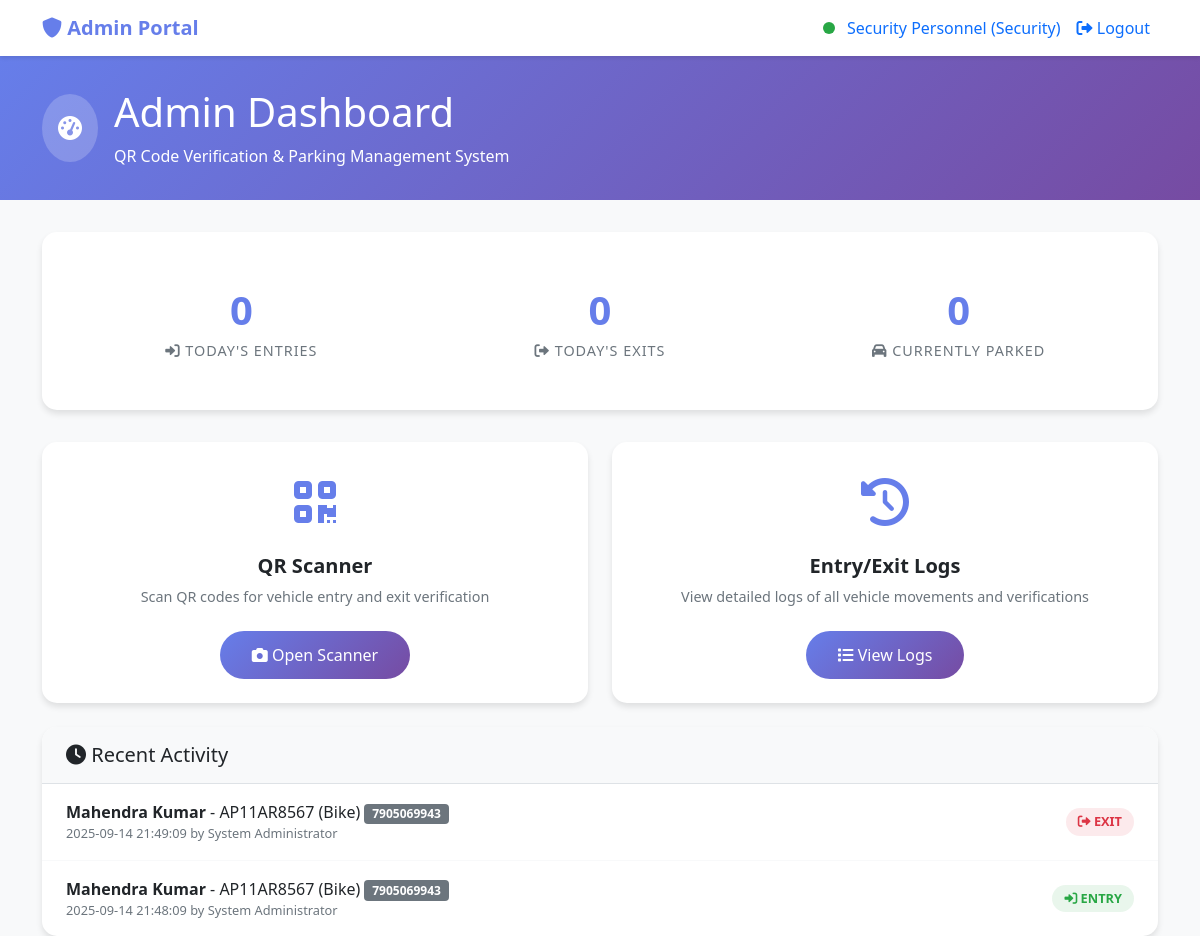
The app's page /admin/dashboard (signed in), older data.
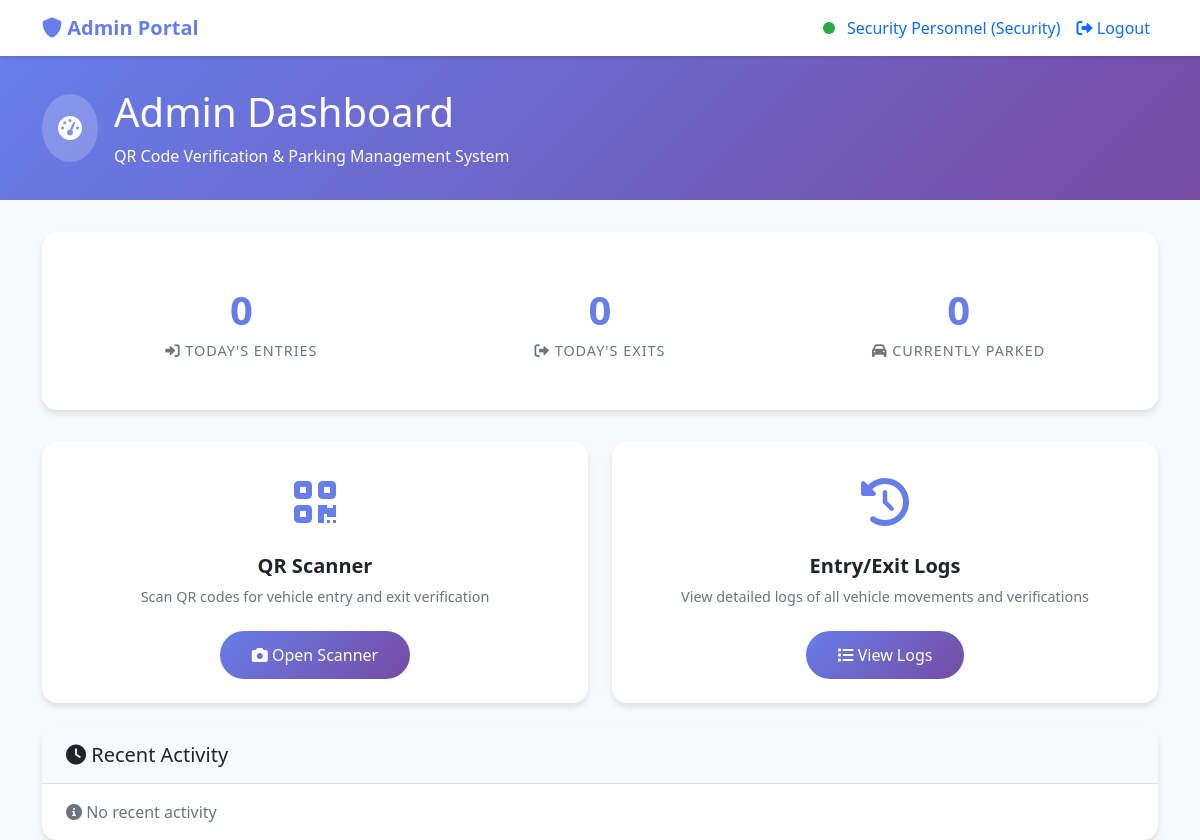
The same page, newer data.
### tables this page shows
CREATE TABLE entry_exit_logs (
                id INTEGER PRIMARY KEY AUTOINCREMENT,
                booking_id TEXT NOT NULL,
                action_type TEXT NOT NULL,  -- 'entry' or 'exit'
                timestamp TIMESTAMP DEFAULT CURRENT_TIMESTAMP,
                verified_by TEXT,  -- admin who verified
                spot_number TEXT,
                status TEXT DEFAULT 'verified',
                FOREIGN KEY (booking_id) REFERENCES bookings (booking_id),
                FOREIGN KEY (verified_by) REFERENCES admins (admin_id)
            );

CREATE TABLE users (
                id INTEGER PRIMARY KEY AUTOINCREMENT,
                user_id TEXT UNIQUE NOT NULL,
                name TEXT NOT NULL,
                mobile TEXT NOT NULL,
                address TEXT NOT NULL,
                department TEXT NOT NULL,
                university_id TEXT NOT NULL,
                email TEXT NOT NULL,
                created_at TIMESTAMP DEFAULT CURRENT_TIMESTAMP
            );

CREATE TABLE bookings (
                id INTEGER PRIMARY KEY AUTOINCREMENT,
                booking_id TEXT UNIQUE NOT NULL,
                user_id TEXT NOT NULL,
                vehicle_number TEXT NOT NULL,
                vehicle_type TEXT NOT NULL,
                entry_time TIMESTAMP NOT NULL,
                exit_time TIMESTAMP NOT NULL,
                actual_entry_time TIMESTAMP,
                actual_exit_time TIMESTAMP,
                amount DECIMAL(10,2) NOT NULL,
                status TEXT DEFAULT 'booked',
                qr_code TEXT,
                created_at TIMESTAMP DEFAULT CURRENT_TIMESTAMP,
                FOREIGN KEY (user_id) REFERENCES users (user_id)
            );

CREATE TABLE admins (
                id INTEGER PRIMARY KEY AUTOINCREMENT,
                admin_id TEXT UNIQUE NOT NULL,
                username TEXT UNIQUE NOT NULL,
                password TEXT NOT NULL,
                name TEXT NOT NULL,
                role TEXT DEFAULT 'security',
                created_at TIMESTAMP DEFAULT CURRENT_TIMESTAMP
            );

### app/app.py (the view)
@app.route('/admin/dashboard')
def admin_dashboard():
    if not session.get('is_admin'):
        return redirect(url_for('admin_login'))
    recent_logs = db.get_entry_exit_logs(limit=50)
    from datetime import datetime, timedelta
    today = datetime.now().date()
    entry_count = sum(1 for log in recent_logs if log['action_type'] == 'entry' and
                     datetime.fromisoformat(log['timestamp']).date() == today)
    exit_count = sum(1 for log in recent_logs if log['action_type'] == 'exit' and
                    datetime.fromisoformat(log['timestamp']).date() == today)
    return render_template('admin_dashboard.html',
                         admin_name=session['admin_name'],
                         admin_role=session['admin_role'],
                         recent_logs=recent_logs,
                         entry_count=entry_count,
                         exit_count=exit_count)

### app/database.py (called while the page is built)
    def get_connection(self):
        return sqlite3.connect(self.db_path)

### app/templates/admin_dashboard.html (shortened to what the changed rows need)
<!DOCTYPE html>
<html lang="en">
<head>
    <link href="https://cdn.jsdelivr.net/npm/bootstrap@5.1.3/dist/css/bootstrap.min.css" rel="stylesheet">
    <link href="https://cdnjs.cloudflare.com/ajax/libs/font-awesome/6.0.0/css/all.min.css" rel="stylesheet">
</head>
<body>
    <div class="admin-header">
        <div class="container">
            <div class="admin-title">
                <div>
                    <h1>Admin Dashboard</h1>
                </div>
            </div>
        </div>
    </div>
    <div class="container">
        <div class="recent-logs">
            <div id="recentLogs">
                {% if recent_logs %}
                    {% for log in recent_logs[:10] %}
                    <div class="log-item">
                        <div class="log-info">
                            <div>
                                <strong>{{ log.user_name }}</strong> - {{ log.vehicle_number }} ({{ log.vehicle_type|title }})
                                {% if log.spot_number %}
                                <span class="badge bg-secondary">{{ log.spot_number }}</span>
                                {% endif %}
                            </div>
                            <div class="log-time">
                                {{ log.timestamp }} by {{ log.admin_name }}
                            </div>
                        </div>
                        <div>
                            <span class="log-action {{ log.action_type }}">
                                {% if log.action_type == 'entry' %}
                                <i class="fas fa-sign-in-alt"></i> Entry
                                {% else %}
                                <i class="fas fa-sign-out-alt"></i> Exit
                                {% endif %}
                            </span>
                        </div>
                    </div>
                    {% endfor %}
                {% else %}
                <div class="log-item">
                    <div class="text-muted text-center">
                        <i class="fas fa-info-circle"></i> No recent activity
                    </div>
                </div>
                {% endif %}
            </div>
        </div>
    </div>
</body>
</html>

Row changes from the older to the newer data that the page shows:
removed entry_exit_logs: user_name "Mahendra Kumar", vehicle_number "AP11AR8567", vehicle_type "Bike", spot_number "7905069943", timestamp "2025-09-14 21:49:09", admin_name "System Administrator", action_type "exit" (drawn)
removed entry_exit_logs: user_name "Mahendra Kumar", vehicle_number "AP11AR8567", vehicle_type "Bike", spot_number "7905069943", timestamp "2025-09-14 21:48:09", admin_name "System Administrator", action_type "entry" (drawn)
Text that changed along with them:
text now shown: "No recent activity"
